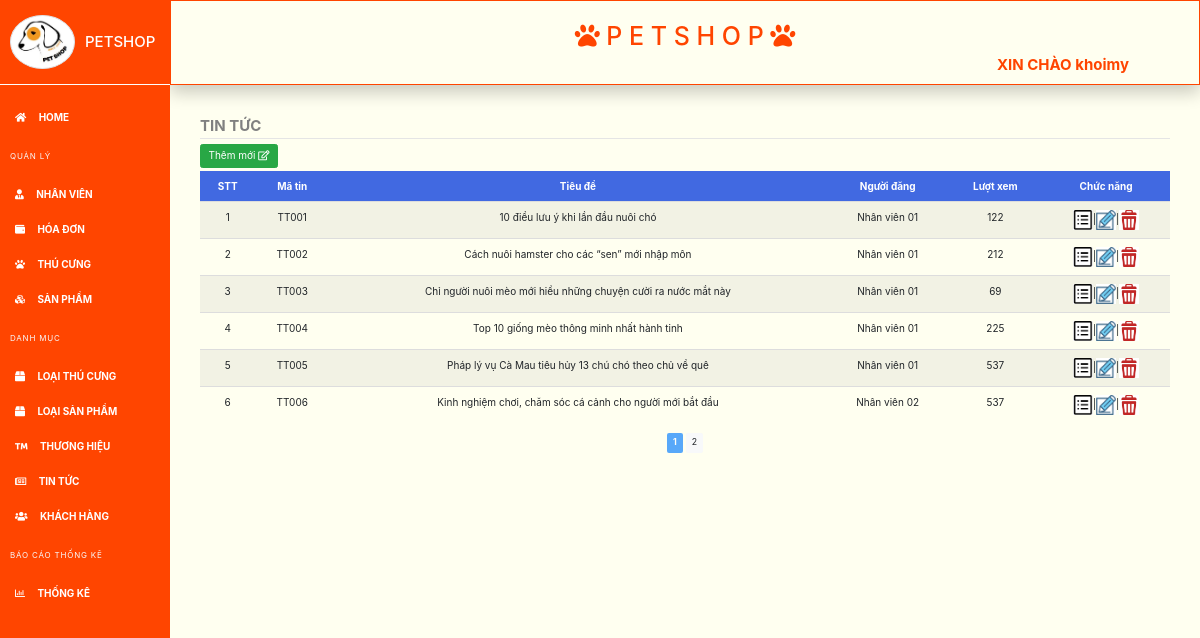
/index-tintuc.php (signed in), run on the app's committed database.
### tables this page shows
CREATE TABLE `tin_tuc` (
  `ma_tin_tuc` varchar(10) NOT NULL,
  `tieu_de` varchar(100) NOT NULL,
  `anh_bia` varchar(50) NOT NULL,
  `tom_tat` text NOT NULL,
  `noi_dung` text NOT NULL,
  `luot_xem` int(11) NOT NULL,
  `ma_nv` varchar(10) NOT NULL
);

CREATE TABLE `quan_tri` (
  `ma_qt` varchar(10) NOT NULL,
  `ho_ten` varchar(100) NOT NULL,
  `gioi_tinh` int(11) NOT NULL,
  `sdt` varchar(11) NOT NULL,
  `dia_chi` varchar(200) NOT NULL,
  `anh_dai_dien` text NOT NULL,
  `username` varchar(20) NOT NULL,
  `password` varchar(20) NOT NULL
);

### index-tintuc.php (the view, shortened to what this page needs)
<?php
	include 'include/header-ad.php';
	include 'connection/connect.php';
    $rowPerPage=6;
    $offset=($_GET['page']-1)*$rowPerPage;
    $result = mysqli_query($dbc,'SELECT * FROM tin_tuc join quan_tri on tin_tuc.ma_nv = quan_tri.ma_qt LIMIT '.$offset.','.$rowPerPage);
    if(mysqli_num_rows($result) == 0){
        echo "Chưa có dữ liệu";
    }
    else
    {
        echo " <fieldset>
     <legend>TIN TỨC</legend>
        <a class='btn btn-success mb-1' href='create-tintuc.php'>Thêm mới <i class='far fa-edit'></i></a>
        <table class='table table-striped' width='100%'>
            <thead>
                <td><b>STT</b></td>
                <td><b>Mã tin</b></td>
                <td><b>Tiêu đề</b></td>
                <td><b>Người đăng</b></td>
                <td><b>Lượt xem</b></td>
                <td><b>Chức năng</b></td>
            </thead>";
        $stt=1;
        while ($row = mysqli_fetch_array($result))
        {
                echo "<tr>";
                echo "<td>$stt</td>";
                echo "<td>$row[0]</td>";
                echo "<td>$row[1]</td>";
                echo "<td>$row[8]</td>";
                echo "<td>$row[5]</td>";
                echo "<td><a class='edit-btn' href='details-tintuc.php?ma_tin_tuc=".$row[0]."'><abbr title='truy cập bài đăng'><img src='images/details.png' width='20px' height='20px' /></abbr></a>|<a class='edit-btn' href='edit-tintuc.php?ma_tin_tuc=".$row[0]."'><abbr title='sửa bài đăng'><img src='images/edit.png' width='20px' height='20px' /></abbr></a>|<a class='edit-btn' onclick='delete();' href='delete-tintuc.php?ma_tin_tuc=".$row[0]."'><abbr title='xóa bài'><img src='images/delete.png' width='20px' height='20px' /></abbr></a></td>";
                echo "</tr>";
            $stt+=1;
        }
        echo '</table>';
        $re = mysqli_query($dbc, 'select * from tin_tuc');
        $numRow = mysqli_num_rows($re);
        $maxPage = floor($numRow/$rowPerPage)+1;
        echo '<center>';
        for ($i=1 ; $i<=$maxPage ; $i++)
        {   if ($i == $_GET['page'])
            {
                echo '<a class="btn btn-sm page-number disabled bg-primary"><b style="color:white">'.$i.'</b></a> ';
            }
            else
            echo "<a class='btn btn-sm btn-light' href=".$_SERVER['PHP_SELF']. "?page=".$i.">".$i."</a> ";
        }
        echo '</center> </fieldset>';
    }
 ?>

### include/style-ad.css (style rules this page uses)
a { color: white; font-weight: bold; }
body { min-height: 100vh; overflow-x: hidden; background-color: #FFFFF0 ; }
legend { color: #808080; font-weight: bold; }
thead { background-color: RoyalBlue; color: white; }
td { text-align: center; }

### data on the page
tin_tuc: ma_tin_tuc "TT001", tieu_de "10 điều lưu ý khi lần đầu nuôi chó", ma_nv.ho_ten "Nhân viên 01", luot_xem "122"
tin_tuc: ma_tin_tuc "TT002", tieu_de "Cách nuôi hamster cho các “sen” mới nhập môn", ma_nv.ho_ten "Nhân viên 01", luot_xem "212"
tin_tuc: ma_tin_tuc "TT003", tieu_de "Chỉ người nuôi mèo mới hiểu những chuyện cười ra nước mắt này", ma_nv.ho_ten "Nhân viên 01", luot_xem "69"
tin_tuc: ma_tin_tuc "TT004", tieu_de "Top 10 giống mèo thông minh nhất hành tinh", ma_nv.ho_ten "Nhân viên 01", luot_xem "225"
tin_tuc: ma_tin_tuc "TT005", tieu_de "Pháp lý vụ Cà Mau tiêu hủy 13 chú chó theo chủ về quê", ma_nv.ho_ten "Nhân viên 01", luot_xem "537"
tin_tuc: ma_tin_tuc "TT006", tieu_de "Kinh nghiệm chơi, chăm sóc cá cảnh cho người mới bắt đầu", ma_nv.ho_ten "Nhân viên 02", luot_xem "537"

### other printed values
$_SESSION['username'] "khoimy"
